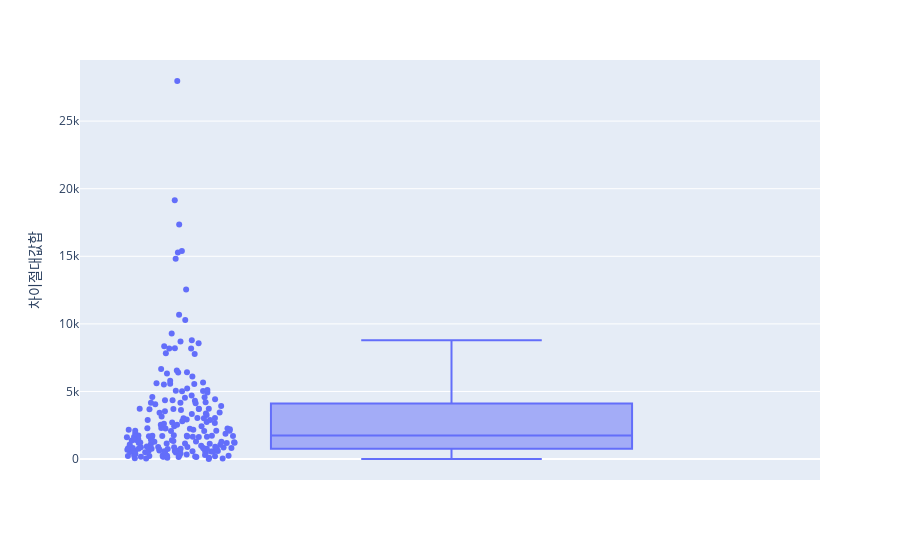

The notebook cell this image was saved under:
### Markdown cell above
대여소 별 차이절대값합 박스플롯

### Code cell
fig = px.box(data_frame= 출퇴근_통합정보, y="차이절대값합", points='all')

fig.show()

### Figure 1 — Plotly figure (JSON) as saved in the notebook; plotly's stock layout.template omitted (floating-point values rounded to 4 significant figures; data arrays with more than 128 entries replaced by an {"elided": "..."} marker saying what was removed)
{"data": [{"alignmentgroup": "True", "boxpoints": "all", "hovertemplate": "차이절대값합=%{y}<extra></extra>", "legendgroup": "", "marker": {"color": "#636efa"}, "name": "", "notched": false, "offsetgroup": "", "orientation": "v", "showlegend": false, "type": "box", "x0": " ", "xaxis": "x", "y": {"elided": "195 int values"}, "y0": " ", "yaxis": "y"}], "layout": {"boxmode": "group", "legend": {"tracegroupgap": 0}, "margin": {"t": 60}, "xaxis": {"anchor": "y", "domain": [0, 1]}, "yaxis": {"anchor": "x", "domain": [0, 1], "title": {"text": "차이절대값합"}}}}
